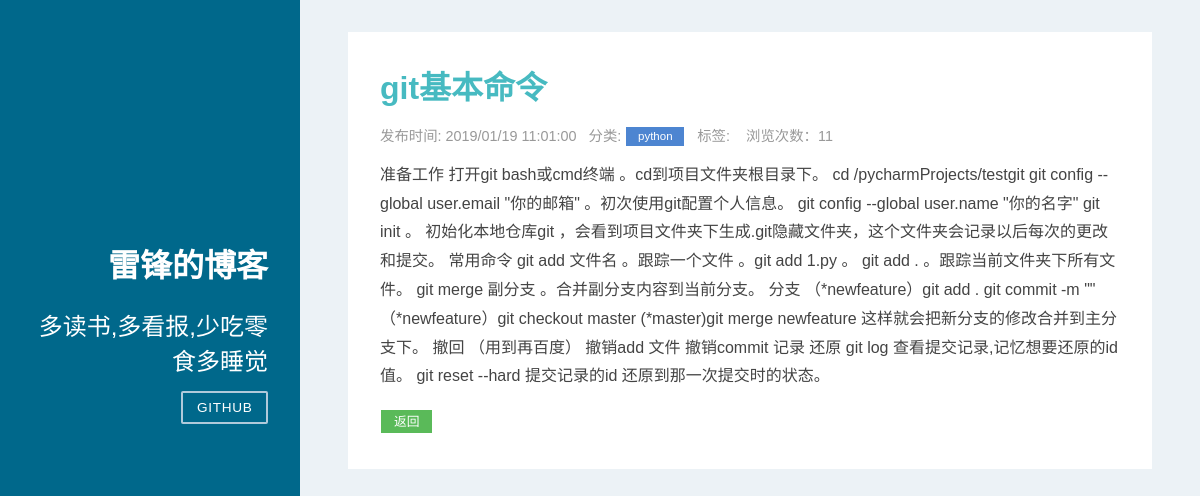
Page /articles/2/ on the committed database.
### apps/blog/models.py (models this page shows, shortened)
class Article(models.Model):
    STATUS_CHOICES = (
        ('d', '草稿'),
        ('p', '发表'),
    )
    title = models.CharField(verbose_name='标题', max_length=100)
    content = models.TextField(verbose_name='正文', blank=True, null=True)
    status = models.CharField(verbose_name='状态', max_length=1, choices=STATUS_CHOICES, default='p')
    views = models.PositiveIntegerField(verbose_name='浏览量', default=0)
    created_time = models.DateTimeField(verbose_name='创建时间', default=now)
    pub_time = models.DateTimeField(verbose_name='发布时间', blank=True, null=True)
    last_mod_time = models.DateTimeField(verbose_name='修改时间', default=now)
    category = models.ForeignKey(Category, verbose_name='分类', on_delete=models.CASCADE, blank=False, null=False)
    tags = models.ManyToManyField(Tag, verbose_name='标签集合', blank=True)
    def viewed(self):
        self.views += 1
        self.save(update_fields=['views'])
    class Meta:
        ordering = ['-pub_time']  # 按文章创建日期降序
        verbose_name = '文章'  # 指定后台显示模型名称
        verbose_name_plural = '文章列表'  # 指定后台显示模型复数名称
        db_table = 'article'  # 数据库表名
        get_latest_by = 'created_time'

class Category(models.Model):
    name = models.CharField(verbose_name='类别名称', max_length=64)
    created_time = models.DateTimeField(verbose_name='创建时间', default=now)
    last_mod_time = models.DateTimeField(verbose_name='修改时间', default=now)
    class Meta:
        ordering = ['name']
        verbose_name = "类别名称"
        verbose_name_plural = '分类列表'
        db_table = "category"  # 数据库表名
    def __str__(self):
        return self.name

### apps/blog/views.py (the view)
# urls.py: path('articles/<int:id>/', views.detail, name='detail'),
def detail(request, id):  # 查看文章详情
    try:
        post = Article.objects.get(id=str(id))
        post.viewed()   # 更新浏览次数
        tags = post.tags.all()  # 获取文章对应所有标签
    except Article.DoesNotExist:
        raise Http404
    return render(request, 'post.html', {'post': post, 'tags': tags})

### templates/post.html (shortened to what this page needs)
{% extends "base.html" %}
{% block content %}
<div class="posts">
        <section class="post">
            <header class="post-header">
                <h2 class="post-title">{{ post.title }}</h2>
                    <p class="post-meta">
                        发布时间: {{ post.pub_time|date:'Y/m/d H:m:s'}}&nbsp&nbsp
                        分类: <a class="post-category post-category-pure" href="#">{{ post.category }}</a>&nbsp&nbsp
                        标签:
                          &nbsp;&nbsp;
                        浏览次数：{{ post.views }}
                    </p>
            </header>
                <div class="post-description">
                    <p>
                        {{ post.content }}
                    </p>
                <div><a class="post-category post-category-design" href="{% url 'home'  %}">返回</a></div>
                </div>
        </section>
</div>
{% endblock %}

### static/css/blog.css (style rules this page uses)
* { -webkit-box-sizing: border-box; -moz-box-sizing: border-box; box-sizing: border-box; }
body { height: 100%; background: #ecf2f6; color: #6f7e95; font-family: Arial,sans-serif; }
a { text-decoration: none; color: #47BAC1; }
.post { padding: 0.2em 2em 2em 2em; background: #FFFFFF; }
.post-title { font-size: 2em; color: #47BAC1; margin-bottom: 0.5em; }
.post-description { font-family: Arial,sans-serif,Georgia, "Cambria"; color: #444; line-height: 1.8em; }
.post-meta { color: #999; font-size: 90%; margin: 0; }
.post-category { margin: 0 0.1em; padding: 0.3em 1em; color: #fff; background: #999; font-size: 80%; }
.post-category-design { background: #5aba59; }
.post-category-pure { background: #4d85d1; }

### rows in the picture
Article: title "git基本命令", pub_time "2019/01/19 11:01:00", category "python", views "11", content "准备工作 打开git bash或cmd终端 。cd到项目文件夹根目录下。 cd /pycharmProjects/testgit git config --global user.email \"你的邮箱\" 。初次使用git配置个人信息。 git config --global user.name \"你的名字\" git init 。 初始化本地仓库git ，会看到项目文件夹下生成.git隐藏文件夹，这个文件夹会记录以后每次的更改和提交。 常用命令 git add 文件名 。跟踪一个文件 。git add 1.py 。 git add . 。跟踪当前文件夹下所有文件。 git merge 副分支 。合并副分支内容到当前分支。 分支 （*newfeature）git add . git commit -m \"\" （*newfeature）git checkout master (*master)git merge newfeature 这样就会把新分支的修改合并到主分支下。 撤回 （用到再百度） 撤销add 文件 撤销commit 记录 还原 git log 查看提交记录,记忆想要还原的id值。 git reset --hard 提交记录的id 还原到那一次提交时的状态。"
